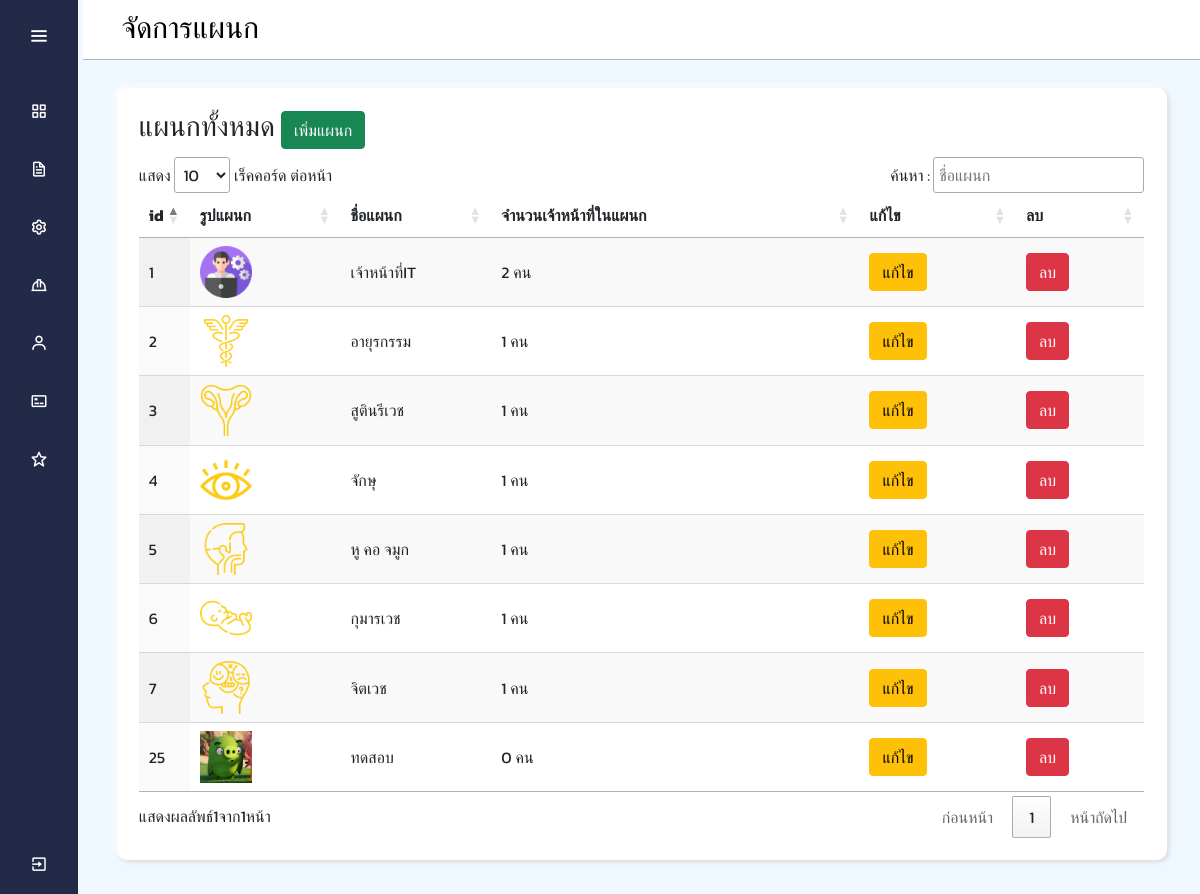
Screenshot of /admin/department.php with the database file from the repository.
### tables this page shows
CREATE TABLE `department` (
  `dp_id` int(11) NOT NULL,
  `dp_name` varchar(45) NOT NULL,
  `dp_img` varchar(45) NOT NULL
);

### admin/department.php (the view, shortened to what this page needs)
<!DOCTYPE html>
<html lang="en">
<head>
    <link rel="stylesheet" href="../assets/css/admin_department.css">
    <link rel="stylesheet" type="text/css" href="https://cdn.datatables.net/1.10.21/css/jquery.dataTables.min.css" />
</head>
<body>
    <?php
    include "./menu.php";
    include "../connectDB/connectDB.php";
    ?>
    <section class="home-section">
        <div class="top-con">
            <p>จัดการแผนก</p>
        </div>
        <div class="con">
            <form action="#" method="POST">
                <h3>แผนกทั้งหมด
                    <button type="button" class="btn btn-success insertbtn" name="add">
                        เพิ่มแผนก
                    </button>
                </h3>
            </form>
            <div class="row">
                <div class="col-lg-12 col-sm-12 col-xs-12 ">
                    <div class="table-responsive">
                        <table id="myTable" class="display" style="width: 100%;">
                            <thead>
                                <tr>
                                    <th style="width: 5%;">id</th>
                                    <th style="width: 15%;">รูปแผนก</th>
                                    <th style="width: 15%;">ชื่อแผนก</th>
                                    <th>จำนวนเจ้าหน้าที่ในแผนก</th>
                                    <th>แก้ไข</th>
                                    <th>ลบ</th>
                                </tr>
                            </thead>
                            <tbody>
                                <?php
                                $sql = "SELECT * FROM `department`";
                                $rs = mysqli_query($conn, $sql);
                                while ($row = mysqli_fetch_row($rs)) {
                                    $sql_count = "SELECT COUNT(dp_id) FROM `staff` WHERE dp_id = '$row[0]'";
                                    $rs_count = mysqli_query($conn, $sql_count);
                                    while ($row_count = mysqli_fetch_row($rs_count)) {
                                        echo "<tr>
                                    <td>$row[0]</td>
                                    <td><img src='../assets/images/$row[2]' alt='$row[2]'></td>
                                    <td>$row[1]</td>
                                    <td>$row_count[0] คน</td>";
                                ?>
                                        <td>
                                            <button type="submit" class="btn btn-warning updatebtn">
                                                แก้ไข
                                            </button>
                                        </td>
                                        <td>
                                            <a href="?action=delete&id=<?php echo $row[0]; ?>">
                                                <button type=" submit" class="btn btn-danger" name="rep">
                                                    ลบ
                                                </button>
                                            </a>
                                        </td>
                                        </tr>
                                <?php
                                    }
                                };
                                ?>
                            </tbody>
                        </table>
                    </div>
                </div>
            </div>
        </div>
    </section>
</body>
</html>

### admin/menu.php (shortened to what this page needs)
<!DOCTYPE html>
<head>
    <link href="https://cdn.jsdelivr.net/npm/bootstrap@5.0.2/dist/css/bootstrap.min.css" rel="stylesheet">
    <link rel="stylesheet" href="../assets/css/admin_menu.css">
    <link href='https://unpkg.com/boxicons@2.1.2/css/boxicons.min.css' rel='stylesheet'>
</head>
<body>
    <div class="sidebar">
        <div class="logo-details">
            <i class="bx bx-menu" id="btn"></i>
        </div>
        <ul class="nav-list">
            <li>
                <a href="./index.php">
                    <i class='bx bx-grid-alt'></i>
                </a>
            </li>
            <li>
                <a href="./reserved.php">
                    <i class='bx bx-file'></i>
                </a>
            </li>
            <li>
                <a href="./setting_queue.php">
                    <i class='bx bx-cog'></i>
                </a>
            </li>
            <li>
                <a href="./staff.php">
                    <i class='bx bx-hard-hat'></i>
                </a>
            </li>
            <li>
                <a href="./persons.php">
                    <i class='bx bx-user'></i>
                </a>
            </li>
            <li>
                <a href="./department.php">
                    <i class='bx bx-credit-card-front'></i>
                </a>
            </li>
            <li>
                <a href="./review.php">
                    <i class='bx bx-star'></i>
                </a>
            </li>
            <li class="profile">
                <a href="../logout.php" class="logout"><i class='bx bx-exit' id="log_out"></i></a>
            </li>
        </ul>
    </div>
</body>
</html>

### assets/css/admin_department.css (style rules this page uses)
* { margin: 0; padding: 0; box-sizing: border-box; font-family: 'Kanit', sans-serif; }
img { width: 40%; }

### assets/css/admin_menu.css (style rules this page uses)
* { margin: 0; padding: 0; box-sizing: border-box; font-family: 'Kanit', sans-serif; }
body { background-color: aliceblue; }
.sidebar { position: fixed; left: 0; top: 0; height: 100%; width: 78px; background: #232A47; padding: 6px 14px; z-index: 99; transition: all 0.5s ease; }
.sidebar ul { padding: 0px; }
.sidebar .logo-details { height: 60px; display: flex; align-items: center; position: relative; }
.sidebar .logo-details #btn { position: absolute; top: 50%; right: 0; transform: translateY(-50%); font-size: 22px; transition: all 0.4s ease; font-size: 23px; text-align: center; cursor: pointer; transition: all 0.5s ease; }
.sidebar i { color: #fff; height: 60px; min-width: 50px; font-size: 28px; text-align: center; line-height: 60px; }
.sidebar .nav-list { margin-top: 20px; height: 100%; }
.sidebar li { position: relative; margin: 8px 0; list-style: none; }
.sidebar li a { display: flex; height: 100%; width: 100%; border-radius: 12px; align-items: center; text-decoration: none; transition: all 0.45s ease; }
.sidebar li i { height: 50px; line-height: 50px; font-size: 18px; border-radius: 12px; }
.sidebar li.profile { position: fixed; height: 60px; width: 78px; left: 0; bottom: -8px; padding: 10px 14px; background: #232A47; transition: all 0.5s ease; overflow: hidden; }
.sidebar .profile #log_out { position: absolute; top: 50%; right: 0; transform: translateY(-50%); background: #232A47; width: 100%; height: 60px; line-height: 60px; border-radius: 0px; transition: all 0.5s ease; }
.home-section { position: relative; min-height: 100vh; left: 83px; width: calc(100% - 83px); transition: all 0.5s ease; }
.home-section .top-con { height: 60px; margin-bottom: 2.5%; padding-bottom: 50px; background-color: #fff; border-bottom: solid 1px rgb(179, 177, 177); }
.home-section .top-con p { display: inline-block; color: black; font-size: 30px; font-weight: 300; margin-left: 3%; padding: 5px; }
.con { padding: 2%; margin: 1% 3% 3% 3% !important; border-radius: 10px; background-color: #fff; box-shadow: 2px 2px 5px #d9d9d9, -2px -2px 5px #ffffff !important; }

### rows the page displays
department: dp_id "1", dp_img (picture), dp_name "เจ้าหน้าที่IT", row_count "2"
department: dp_id "2", dp_img (picture), dp_name "อายุรกรรม", row_count "1"
department: dp_id "3", dp_img (picture), dp_name "สูตินรีเวช", row_count "1"
department: dp_id "4", dp_img (picture), dp_name "จักษุ", row_count "1"
department: dp_id "5", dp_img (picture), dp_name "หู คอ จมูก", row_count "1"
department: dp_id "6", dp_img (picture), dp_name "กุมารเวช", row_count "1"
department: dp_id "7", dp_img (picture), dp_name "จิตเวช", row_count "1"
department: dp_id "25", dp_img (picture), dp_name "ทดสอบ", row_count "0"
